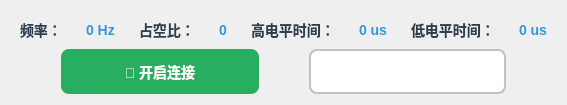
      <widget class="QWidget" name="page_7">
       <layout class="QHBoxLayout" name="horizontalLayout_5">
        <item>
         <layout class="QVBoxLayout" name="verticalLayout_13" stretch="3,0,0">
          <item>
           <widget class="QCustomPlot" name="shuzixinhaoboxing" native="true"/>
          </item>
          <item>
           <layout class="QHBoxLayout" name="horizontalLayout_37">
            <item>
             <widget class="QLabel" name="pinglv">
              <property name="styleSheet">
               <string notr="true">QLabel {
    color: #2c3e50;
    font-size: 14px;
    font-weight: 600;
    padding: 2px 5px;
}</string>
              </property>
              <property name="text">
               <string>频率：</string>
              </property>
             </widget>
            </item>
            <item>
             <widget class="QLabel" name="pinglv_in">
              <property name="styleSheet">
               <string notr="true">QLabel {
    color: #3498db;
    font-size: 14px;
    font-weight: 500;
    padding: 2px 5px;
}</string>
              </property>
              <property name="text">
               <string>0 Hz</string>
              </property>
             </widget>
            </item>
            <item>
             <widget class="QLabel" name="zhankongbi">
              <property name="styleSheet">
               <string notr="true">QLabel {
    color: #2c3e50;
    font-size: 14px;
    font-weight: 600;
    padding: 2px 5px;
}</string>
              </property>
              <property name="text">
               <string>占空比：</string>
              </property>
             </widget>
            </item>
            <item>
             <widget class="QLabel" name="zhankongbi_in">
              <property name="styleSheet">
               <string notr="true">QLabel {
    color: #3498db;
    font-size: 14px;
    font-weight: 500;
    padding: 2px 5px;
}</string>
              </property>
              <property name="text">
               <string>0</string>
              </property>
             </widget>
            </item>
            <item>
             <widget class="QLabel" name="Hvolt_t">
              <property name="styleSheet">
               <string notr="true">QLabel {
    color: #2c3e50;
    font-size: 14px;
    font-weight: 600;
    padding: 2px 5px;
}</string>
              </property>
              <property name="text">
               <string>高电平时间：</string>
              </property>
             </widget>
            </item>
            <item>
             <widget class="QLabel" name="Hvolt_t_in">
              <property name="styleSheet">
               <string notr="true">QLabel {
    color: #3498db;
    font-size: 14px;
    font-weight: 500;
    padding: 2px 5px;
}</string>
              </property>
              <property name="text">
               <string>0 us</string>
              </property>
             </widget>
            </item>
            <item>
             <widget class="QLabel" name="Lvolt_t">
              <property name="styleSheet">
               <string notr="true">QLabel {
    color: #2c3e50;
    font-size: 14px;
    font-weight: 600;
    padding: 2px 5px;
}</string>
              </property>
              <property name="text">
               <string>低电平时间：</string>
              </property>
             </widget>
            </item>
            <item>
             <widget class="QLabel" name="Lvolt_t_in">
              <property name="styleSheet">
               <string notr="true">QLabel {
    color: #3498db;
    font-size: 14px;
    font-weight: 500;
    padding: 2px 5px;
}</string>
              </property>
              <property name="text">
               <string>0 us</string>
              </property>
             </widget>
            </item>
           </layout>
          </item>
          <item>
           <layout class="QHBoxLayout" name="horizontalLayout_2" stretch="1,1">
            <property name="spacing">
             <number>50</number>
            </property>
            <property name="sizeConstraint">
             <enum>QLayout::SetDefaultConstraint</enum>
            </property>
            <property name="leftMargin">
             <number>50</number>
            </property>
            <property name="rightMargin">
             <number>50</number>
            </property>
            <item>
             <widget class="QPushButton" name="pushButton_2">
              <property name="minimumSize">
               <size>
                <width>0</width>
                <height>45</height>
               </size>
              </property>
              <property name="styleSheet">
               <string notr="true">QPushButton {
    background-color: #27ae60;
    color: white;
    border: none;
    border-radius: 8px;
    padding: 10px 15px;
    font-size: 14px;
    font-weight: 500;
}

QPushButton:hover {
    background-color: #229954;
}

QPushButton:pressed {
    background-color: #1e8449;
}

QPushButton:checked {
    background-color: #e74c3c;
}

QPushButton:checked:hover {
    background-color: #c0392b;
}

QPushButton:checked:pressed {
    background-color: #a93226;
}</string>
              </property>
              <property name="text">
               <string>🔌 开启连接</string>
              </property>
              <property name="checkable">
               <bool>true</bool>
              </property>
              <property name="autoDefault">
               <bool>false</bool>
              </property>
              <property name="default">
               <bool>false</bool>
              </property>
              <property name="flat">
               <bool>false</bool>
              </property>
             </widget>
            </item>
            <item>
             <widget class="QComboBox" name="comboBox">
              <property name="minimumSize">
               <size>
                <width>0</width>
                <height>45</height>
               </size>
              </property>
              <property name="styleSheet">
               <string notr="true">QComboBox {
    background-color: white;
    color: #2c3e50;
    border: 2px solid #bdc3c7;
    border-radius: 8px;
    padding: 8px 15px;
    font-size: 14px;
    font-weight: 500;
}

QComboBox:hover {
    border-color: #3498db;
}

QComboBox:focus {
    border-color: #3498db;
}

QComboBox::drop-down {
    border: none;
    width: 30px;
}

QComboBox::down-arrow {
    image: none;
    border-left: 5px solid transparent;
    border-right: 5px solid transparent;
    border-top: 6px solid #2c3e50;
    margin-right: 8px;
}

QComboBox QAbstractItemView {
    background-color: white;
    border: 2px solid #3498db;
    border-radius: 6px;
    selection-background-color: #3498db;
    selection-color: white;
    padding: 5px;
}</string>
              </property>
             </widget>
            </item>
           </layout>
          </item>
         </layout>
        </item>
       </layout>
      </widget>
